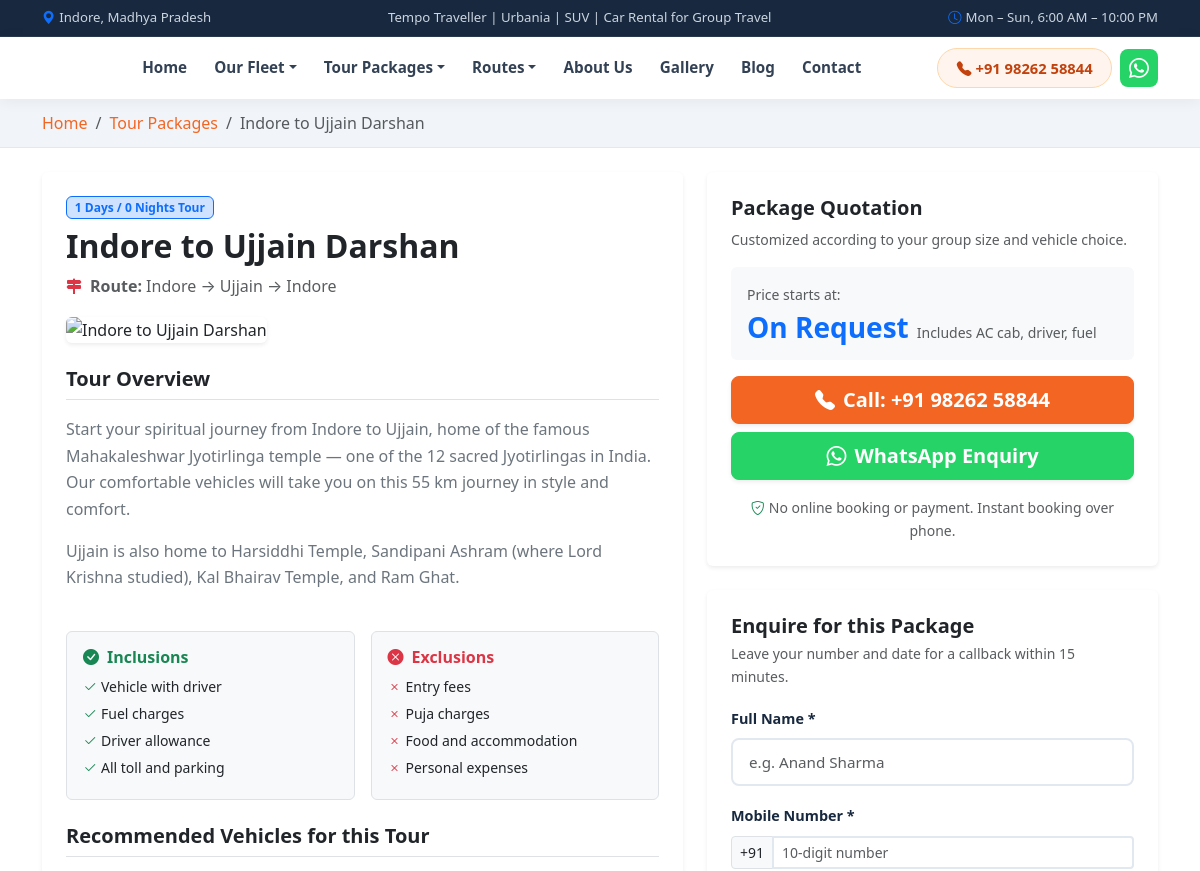
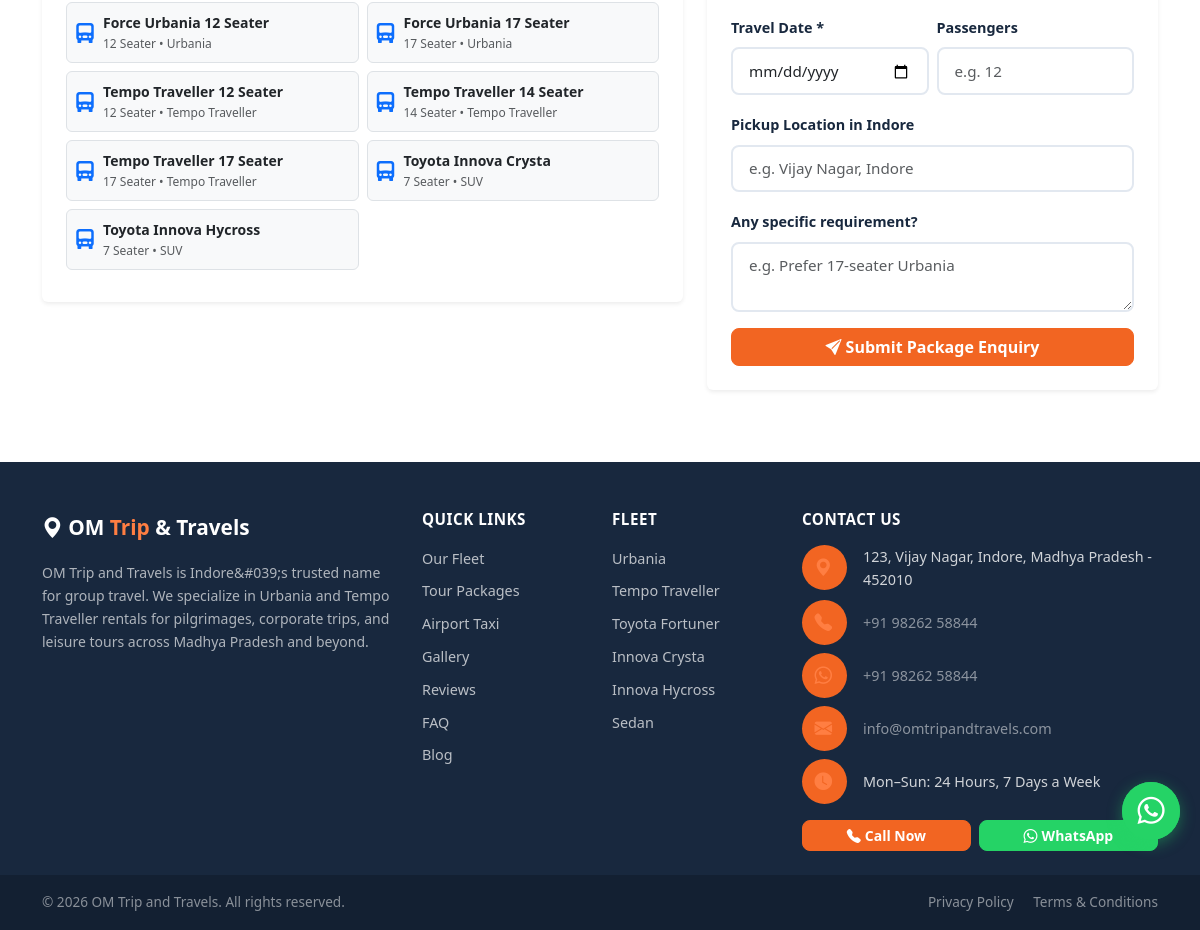
The app's page /packages/indore-to-ujjain-mahakal-darshan with its own data (2 pictures, top to bottom).
### tables this page shows
CREATE TABLE IF NOT EXISTS `tour_packages` (
  `id` INT UNSIGNED AUTO_INCREMENT PRIMARY KEY,
  `name` VARCHAR(200) NOT NULL,
  `slug` VARCHAR(220) UNIQUE NOT NULL,
  `short_description` VARCHAR(500) NULL,
  `description` LONGTEXT NULL,
  `itinerary` LONGTEXT NULL,
  `inclusions` TEXT NULL,
  `exclusions` TEXT NULL,
  `duration_days` TINYINT UNSIGNED NULL,
  `duration_nights` TINYINT UNSIGNED NULL,
  `route` VARCHAR(500) NULL,
  `origin` VARCHAR(100) NULL DEFAULT 'Indore',
  `destination` VARCHAR(100) NULL,
  `starting_price` DECIMAL(10,2) NULL,
  `price_note` VARCHAR(255) NULL,
  `primary_image` VARCHAR(255) NULL,
  `is_featured` TINYINT(1) NOT NULL DEFAULT 0,
  `sort_order` SMALLINT NOT NULL DEFAULT 0,
  `is_active` TINYINT(1) NOT NULL DEFAULT 1,
  `meta_title` VARCHAR(255) NULL,
  `meta_description` VARCHAR(500) NULL,
  `og_image` VARCHAR(255) NULL,
  `created_at` DATETIME NOT NULL DEFAULT CURRENT_TIMESTAMP,
  `updated_at` DATETIME NOT NULL DEFAULT CURRENT_TIMESTAMP ON UPDATE CURRENT_TIMESTAMP,
  INDEX `idx_packages_featured` (`is_featured`),
  INDEX `idx_packages_active` (`is_active`)
);

CREATE TABLE IF NOT EXISTS `vehicles` (
  `id` INT UNSIGNED AUTO_INCREMENT PRIMARY KEY,
  `category_id` INT UNSIGNED NOT NULL,
  `name` VARCHAR(150) NOT NULL,
  `slug` VARCHAR(180) UNIQUE NOT NULL,
  `short_description` VARCHAR(500) NULL,
  `description` LONGTEXT NULL,
  `seats` TINYINT UNSIGNED NOT NULL DEFAULT 4,
  `luggage_capacity` VARCHAR(50) NULL,
  `has_ac` TINYINT(1) NOT NULL DEFAULT 1,
  `features` JSON NULL COMMENT 'Array of feature strings',
  `ideal_for` JSON NULL COMMENT 'Array of use-case strings',
  `starting_price` DECIMAL(10,2) NULL COMMENT 'NULL means On Request',
  `price_note` VARCHAR(255) NULL,
  `primary_image` VARCHAR(255) NULL,
  `is_featured` TINYINT(1) NOT NULL DEFAULT 0,
  `sort_order` SMALLINT NOT NULL DEFAULT 0,
  `is_active` TINYINT(1) NOT NULL DEFAULT 1,
  `meta_title` VARCHAR(255) NULL,
  `meta_description` VARCHAR(500) NULL,
  `og_image` VARCHAR(255) NULL,
  `created_at` DATETIME NOT NULL DEFAULT CURRENT_TIMESTAMP,
  `updated_at` DATETIME NOT NULL DEFAULT CURRENT_TIMESTAMP ON UPDATE CURRENT_TIMESTAMP,
  CONSTRAINT `fk_vehicles_category` FOREIGN KEY (`category_id`) REFERENCES `vehicle_categories`(`id`) ON DELETE RESTRICT,
  INDEX `idx_vehicles_category` (`category_id`),
  INDEX `idx_vehicles_featured` (`is_featured`),
  INDEX `idx_vehicles_active` (`is_active`)
);

CREATE TABLE IF NOT EXISTS `vehicle_categories` (
  `id` INT UNSIGNED AUTO_INCREMENT PRIMARY KEY,
  `name` VARCHAR(100) NOT NULL,
  `slug` VARCHAR(120) UNIQUE NOT NULL,
  `description` TEXT NULL,
  `icon` VARCHAR(100) NULL,
  `image` VARCHAR(255) NULL,
  `sort_order` SMALLINT NOT NULL DEFAULT 0,
  `is_active` TINYINT(1) NOT NULL DEFAULT 1,
  `created_at` DATETIME NOT NULL DEFAULT CURRENT_TIMESTAMP
);

### app/Views/packages/show.php (the view, shortened to what the rows shown need)
<div class="breadcrumb-nav">
    <div class="container">
        <ol class="breadcrumb mb-0 small">
            <li class="breadcrumb-item"><a href="/">Home</a></li>
            <li class="breadcrumb-item"><a href="/packages">Tour Packages</a></li>
            <li class="breadcrumb-item active"><?= htmlspecialchars($package['name']) ?></li>
        </ol>
    </div>
</div>
<div class="container py-4">
    <div class="row g-4">
        <div class="col-lg-7">
            <div class="card p-4 border-0 shadow-sm mb-4">
                <span class="badge bg-primary-subtle text-primary border border-primary align-self-start mb-2">
                    <?= (int)$package['duration_days'] ?> Days / <?= (int)$package['duration_nights'] ?> Nights Tour
                </span>
                <h1 class="h2 fw-bold mb-2"><?= htmlspecialchars($package['name']) ?></h1>
                <p class="text-muted mb-3"><i class="bi bi-signpost-2-fill text-danger me-2"></i><strong>Route:</strong> <?= htmlspecialchars($package['route'] ?? '') ?></p>
                <div class="mb-4">
                    <img src="<?= htmlspecialchars($package['primary_image'] ?: 'https://images.unsplash.com/photo-1590050752117-238cb0fb12b1?auto=format&fit=crop&w=800&q=80') ?>"
                         class="img-fluid rounded shadow-sm w-100" style="max-height:380px; object-fit:cover;"
                         alt="<?= htmlspecialchars($package['name']) ?>"
                         onerror="this.src='https://images.unsplash.com/photo-1590050752117-238cb0fb12b1?auto=format&fit=crop&w=800&q=80'">
                </div>
                <h2 class="h5 fw-bold mb-3 border-bottom pb-2">Tour Overview</h2>
                <div class="text-secondary mb-4">
                    <?= raw($package['description'] ?: nl2br(htmlspecialchars($package['short_description'] ?? ''))) ?>
                </div>
                <div class="row g-3 mb-4">
                    <div class="col-md-6">
                        <div class="p-3 bg-light rounded border h-100">
                            <ul class="list-unstyled small mb-0">
                                <?php foreach (explode("\n", (string)$package['inclusions']) as $inc):
                                    if (!trim($inc)) continue; ?>
                                <li class="mb-1"><i class="bi bi-check2 text-success me-1"></i><?= htmlspecialchars(trim($inc)) ?></li>
                                <?php endforeach; ?>
                            </ul>
                        </div>
                    </div>
                    <div class="col-md-6">
                        <div class="p-3 bg-light rounded border h-100">
                            <ul class="list-unstyled small mb-0">
                                <?php foreach (explode("\n", (string)$package['exclusions']) as $exc):
                                    if (!trim($exc)) continue; ?>
                                <li class="mb-1"><i class="bi bi-x text-danger me-1"></i><?= htmlspecialchars(trim($exc)) ?></li>
                                <?php endforeach; ?>
                            </ul>
                        </div>
                    </div>
                </div>
                <?php if (!empty($vehicles)): ?>
                <h2 class="h5 fw-bold mb-3 border-bottom pb-2">Recommended Vehicles for this Tour</h2>
                <div class="row g-2 mb-2">
                    <?php foreach ($vehicles as $v): ?>
                    <div class="col-sm-6">
                        <div class="d-flex align-items-center p-2 rounded bg-light border small">
                            <i class="bi bi-truck-front-fill text-primary me-2 fs-5"></i>
                            <div>
                                <a href="/fleet/<?= htmlspecialchars($v['slug']) ?>" class="fw-bold text-dark text-decoration-none"><?= htmlspecialchars($v['name']) ?></a>
                                <div class="text-muted" style="font-size:0.75rem;"><?= (int)$v['seats'] ?> Seater &bull; <?= htmlspecialchars($v['category_name']) ?></div>
                            </div>
                        </div>
                    </div>
                    <?php endforeach; ?>
                </div>
                <?php endif; ?>
            </div>
        </div>
        <div class="col-lg-5">
            <div class="action-btns-sticky">
                <div class="card p-4 border-0 shadow-sm mb-4">
                    <h2 class="h5 fw-bold mb-2">Package Quotation</h2>
                    <div class="p-3 bg-light rounded mb-3">
                        <div class="d-flex align-items-baseline gap-2">
                            <span class="h3 fw-bold text-primary mb-0">
                                <?= $package['starting_price'] ? '₹' . numberFormat((float)$package['starting_price']) : 'On Request' ?>
                            </span>
                            <small class="text-muted"><?= htmlspecialchars($package['price_note'] ?: 'Includes AC cab, driver, fuel') ?></small>
                        </div>
                    </div>
                </div>
            </div>
        </div>
    </div>
</div>

### records on screen
tour_packages: name "Indore to Ujjain Darshan", duration_days "1", duration_nights "0", route "Indore → Ujjain → Indore", description "Start your spiritual journey from Indore to Ujjain, home of the famous Mahakaleshwar Jyotirlinga temple — one of the 12 sacred Jyotirlingas in India. Our comfortable vehicles will take you on this 55 km journey in style and comfort. Ujjain is also home to Harsiddhi Temple, Sandipani Ashram (where Lord Krishna studied), Kal Bhairav Temple, and Ram Ghat.", inclusions "Vehicle with driver", inclusions "Fuel charges", inclusions "Driver allowance", inclusions "All toll and parking", exclusions "Entry fees", exclusions "Puja charges", exclusions "Food and accommodation", exclusions "Personal expenses", price_note "Includes AC cab, driver, fuel"
vehicles: name "Force Urbania 12 Seater", seats "12", category.name "Urbania"
vehicles: name "Force Urbania 17 Seater", seats "17", category.name "Urbania"
vehicles: name "Tempo Traveller 12 Seater", seats "12", category.name "Tempo Traveller"
vehicles: name "Tempo Traveller 14 Seater", seats "14", category.name "Tempo Traveller"
vehicles: name "Tempo Traveller 17 Seater", seats "17", category.name "Tempo Traveller"
vehicles: name "Toyota Innova Crysta", seats "7", category.name "SUV"
vehicles: name "Toyota Innova Hycross", seats "7", category.name "SUV"

### other values on screen
$phone "+91 98262 58844"
$settings('address', 'Indore, Madhya Pradesh') "123, Vijay Nagar, Indore, Madhya Pradesh - 452010"
$settings('email') "info@omtripandtravels.com"
$settings('working_hours', 'Mon-Sun: 24 Hours') "Mon–Sun: 24 Hours, 7 Days a Week"
$bizName "OM Trip and Travels"
